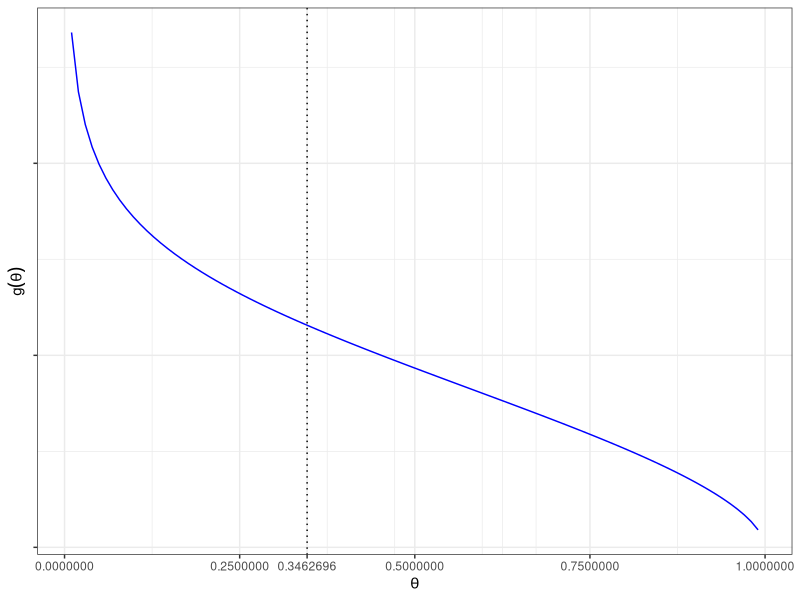
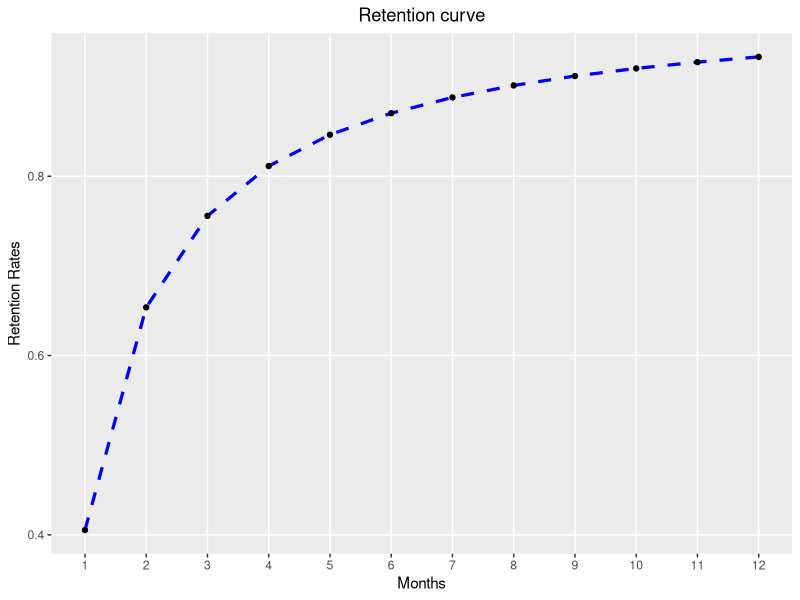

Reproduce these figures in R, in order.
## ---- chunk 1
customer <- read.table("./getfit.txt",head=TRUE)
## ---- chunk 2
library(dplyr)
library(ggplot2)
## ---- chunk 3
#calculate duration: when last is NA, means duration is 9-fist
end_month <- 8L
customer <- customer %>% mutate(duration=case_when(is.na(last)==FALSE~last-first+1L,
                                              is.na(last)==TRUE~end_month-first+1L),
                                S=case_when(is.na(last)==FALSE~1,
                                            is.na(last)==TRUE~0))
## ---- chunk 4
#Define P and S function
log_P <- function(t, a, b) {
lbeta(a+1, b+t-1) - lbeta(a, b)
}
log_S <- function(t, a, b) {
lbeta(a, b+t) - lbeta(a,b)
}

#Log likelihood fuction in Bg model
LL_BG <- function(pars, N,S) {
a <- exp(pars[1])
b <- exp(pars[2])
LL_all <- sum(S*log_P(N,a,b) + (1-S)*log_S(N,a,b))
return(-LL_all) ## scalar
}

#search the largest likelihood coeffiencts
N=customer[["duration"]]
S=customer[["S"]]
start <- c(0,0)
opt_BG <- optim(start,fn=LL_BG,N=N,S=S)

## inverse transform of (log a, log b) back to (a,b)
a <- exp(opt_BG[["par"]][1])
b <- exp(opt_BG[["par"]][2])

LL <- -opt_BG[["value"]]
c(a,b)
LL_BG(log(c(a,b)), N=N, S=S)

#convert LL to probability 
invlogit <- function(z) exp(z)/(1+exp(z))
invlogit(-3602.33)

# estimate mean churn probability distribution: 
a/(a+b)

#estimate variance of churn probability distribution: 
(a*b)/((a+b)^2*(a+b+1))
## ---- chunk 5
#The shape of the churn probability distribution
logit <- function(theta) log(theta)-log(1-theta)
ggplot(tibble(theta=c(.01,.99)), aes(x=theta)) %>% + stat_function(fun=dbeta, args=list(shape1=a,shape2=b), geom="line",colour='blue') %>% + scale_x_continuous(expression(theta), breaks=c((0:4)/4,a/(a+b))) %>% + scale_y_continuous(expression(g(theta))) %>% + geom_vline(xintercept=a/(a+b),linetype=3) %>% + theme_bw() %>% + theme(axis.text.y=element_blank()) 
## ---- chunk 6
exp(log_P(1,a,b))
## ---- chunk 7
exp(log_P(2,a,b))

## ---- chunk 8
exp(log_S(8,a,b))
## ---- chunk 9
#generize month name
month <- seq.Date(from = as.Date("2019/09/01",format = "%Y/%m/%d"), by = "month", length.out = 10)
month <- format(month, format= '%b')
t=1:length(month)
N0=800
library(kableExtra)

## ---- chunk 10
y <- tibble(month,Active_number=round(N0*exp(lbeta(a,b+t-1)-lbeta(a,b))))
y %>% kable(digits=c(1,1,1), booktabs = TRUE, align=rep("c",3))
## ---- chunk 11
rentention=tibble(X=1L:12L,
                  Y=exp(lbeta(a,b+X-1)-lbeta(a,b))/exp(lbeta(a,b+X-2)-lbeta(a,b)))
## ---- chunk 12
ggplot(rentention,aes(x=X,y=Y))%>%
  +geom_line(size=1.1,linetype = 'dashed', color='Blue')%>%
  +geom_point()%>%
  + scale_y_continuous() %>%
  + labs(title = "Retention curve",x='Months',y="Retention Rates") %>%
  + theme_gray() %>%
  + theme(panel.grid.minor=element_blank(), plot.title = element_text(hjust = 0.5)) %>%
  + scale_x_continuous("Months", limits=c(1,12), breaks=1:12)
